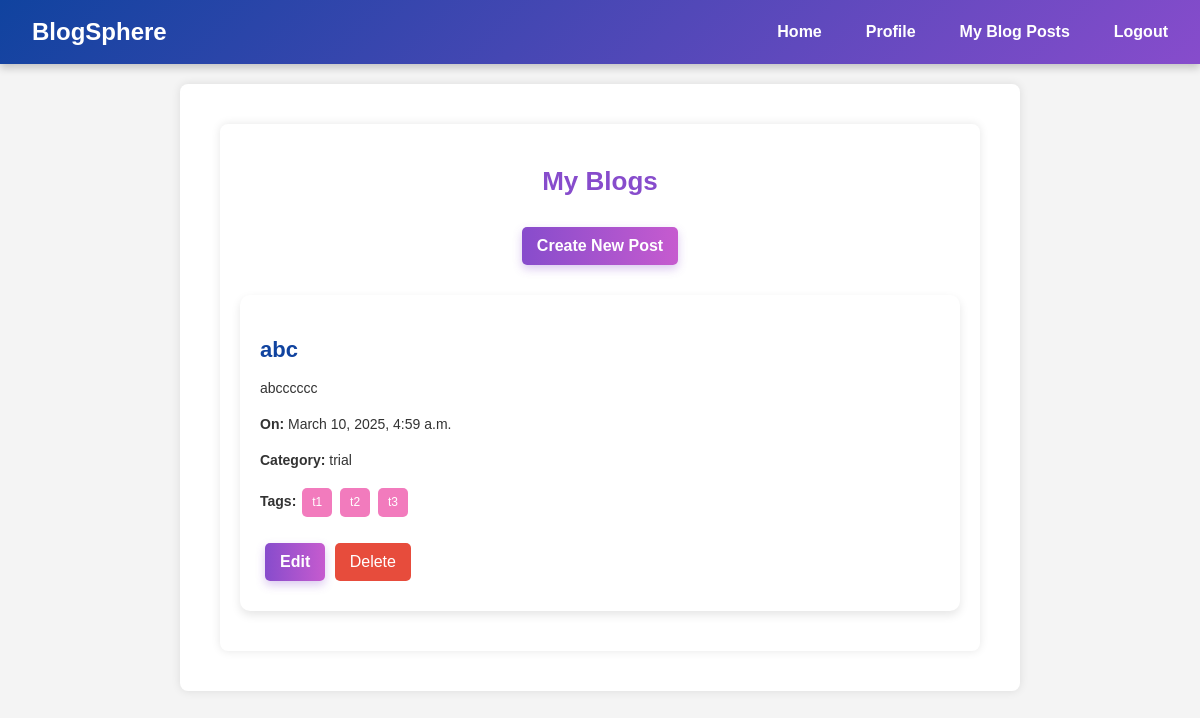
The page /my_blogs/ (signed in) on the database as committed earlier.
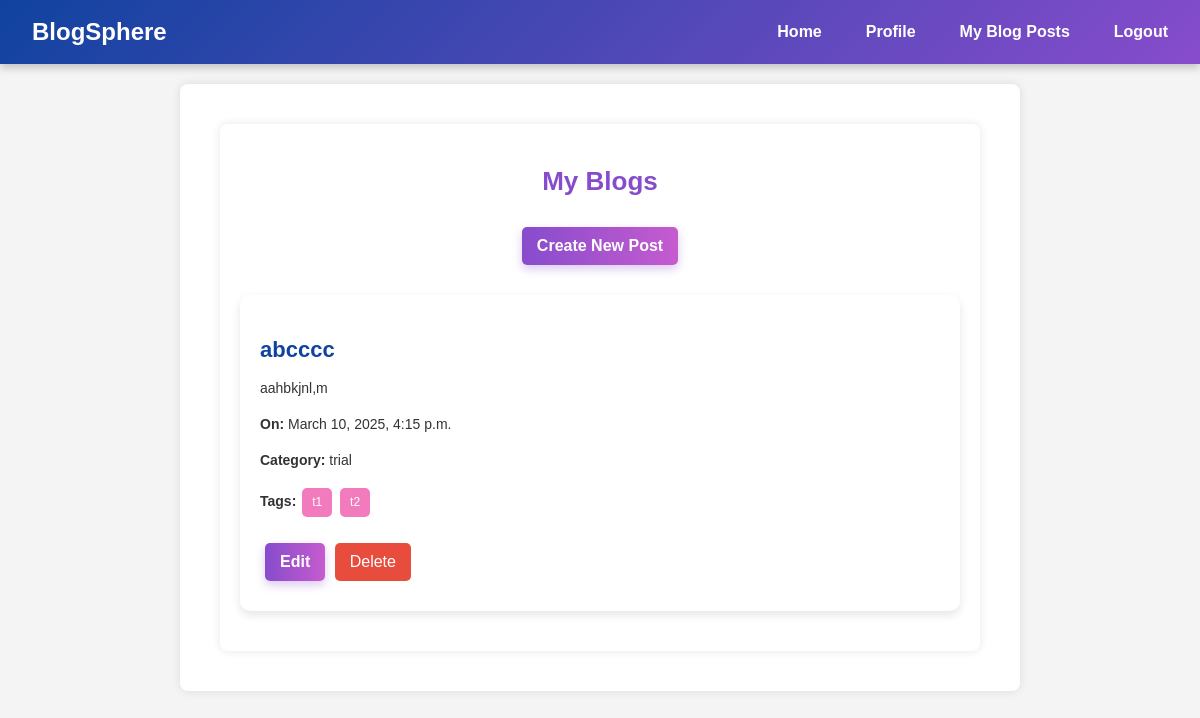
The same page on the database as committed later.
### users/models.py (models this page shows, shortened)
class Post(models.Model):
    title = models.CharField(max_length=200)
    content = models.TextField()
    author = models.ForeignKey(User, on_delete=models.CASCADE)
    category = models.ForeignKey(Category, on_delete=models.SET_NULL, null=True, blank=True)
    tags = models.ManyToManyField(Tag, blank=True)
    created_at = models.DateTimeField(default=now)

class Category(models.Model):
    name = models.CharField(max_length=100, unique=True)

class Tag(models.Model):
    name = models.CharField(max_length=50, unique=True)

### users/views.py (the view)
# urls.py: path('my_blogs/', my_blogs, name='my_blogs'),
@login_required
def my_blogs(request):
    posts = Post.objects.filter(author=request.user).order_by('-created_at')  # Show only user's posts
    return render(request, 'my_blogs.html', {'posts': posts})

### templates/my_blogs.html (shortened to what this page needs)
{% extends "base.html" %}
{% block content %}
<div class="container">
    <h2>My Blogs</h2>
    <a href="{% url 'create_post' %}" class="btn">Create New Post</a>
    {% for post in posts %}
        <div class="blog-card">
            <h3>{{ post.title }}</h3>
            <p>{{ post.content }}</p>
            <p><strong>On:</strong> {{ post.created_at }}</p>
            {% if post.category %}
                <p><strong>Category:</strong> {{ post.category.name }}</p>
            {% endif %}
            {% if post.tags.all %}
                <p><strong>Tags:</strong>
                    {% for tag in post.tags.all %}
                        <span class="tag">{{ tag.name }}</span>
                    {% endfor %}
                </p>
            {% endif %}
            <a href="{% url 'edit_post' post.id %}" class="btn">Edit</a>
            <form action="{% url 'delete_post' post.id %}" method="POST" style="display:inline;">
                <button type="submit" class="btn-delete">Delete</button>
            </form>
        </div>
    {% endfor %}
</div>
{% endblock %}

Rows that differ between the two databases and show on the page:
changed Post "trial": loses Tag (name "t3"); title "abc" → "abcccc"; content "abcccccc" → "aahbkjnl,m"; created_at "March 10, 2025, 4:59 a.m." → "March 10, 2025, 4:15 p.m."
